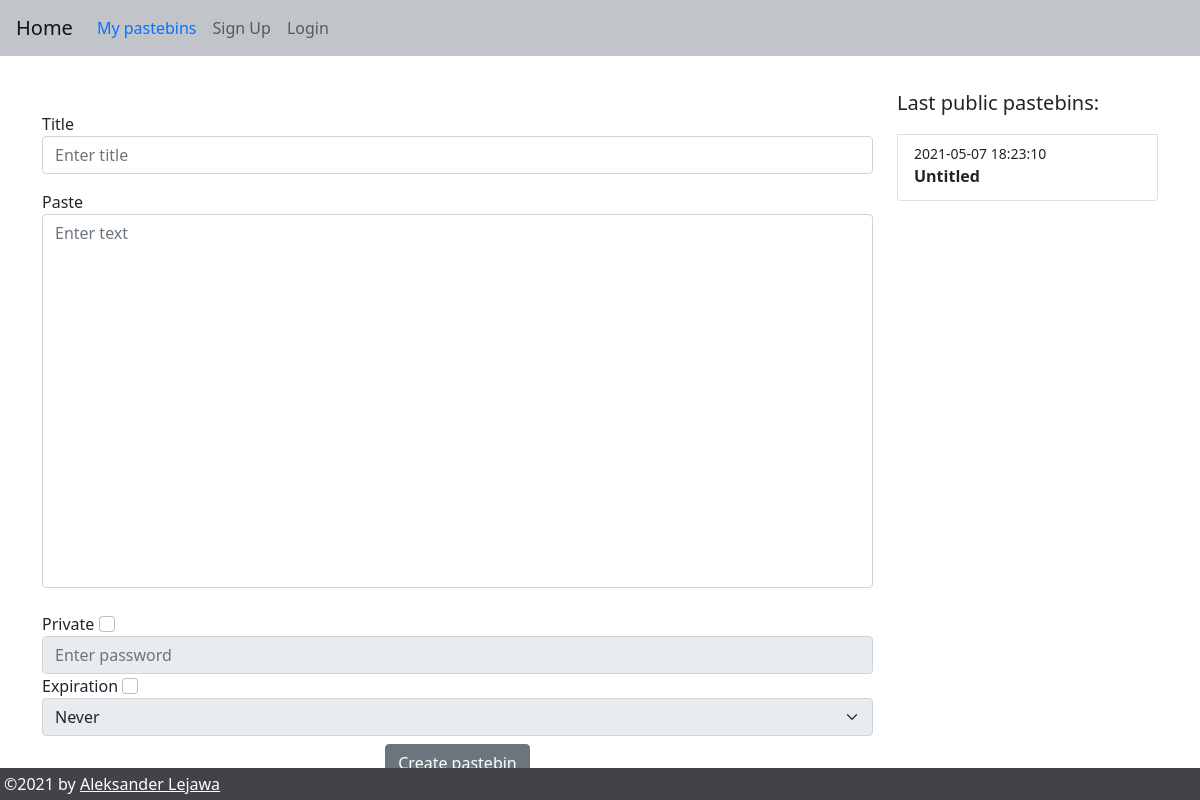
Before: / with the older database file.
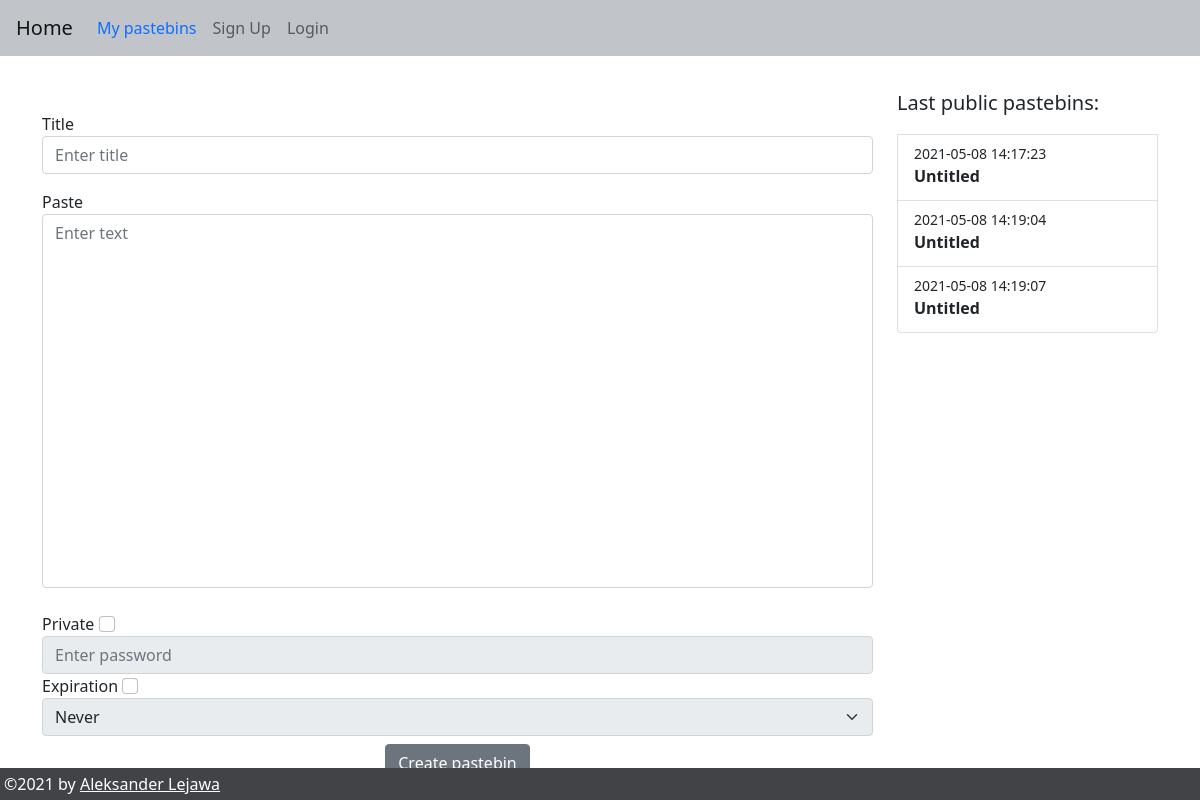
After: the same page with the newer database file.
### web/models/pastebin.py (models this page shows, shortened)
class Pastebin(db.Model):
    id = db.Column(db.Integer, primary_key=True)
    title = db.Column(db.String(150), default="Untitled")
    content = db.Column(db.String(6000000))
    link = db.Column(db.String(150), unique=True)
    date = db.Column(db.DateTime(timezone=True), default=func.now())
    expire_date = db.Column(db.DateTime(timezone=True))
    password = db.Column(db.String(150))
    user_id = db.Column(db.Integer, db.ForeignKey("user.id"))
    def is_expired(self):
        if self.expire_date is not None:
            if datetime.utcnow() > self.expire_date:
                db.session.delete(self)
                db.session.commit()
                return True
            else:
                return False
        else:
            return False

### web/blueprints/pastebin_view.py (the view, shortened to what this page needs)
@pastebin_view.route("/", methods=["GET", "POST"])
def home():
   return render_template("home.html", user=current_user, public_pastebins=get_public_pastebins())

### web/blueprints/pastebin_view.py (called while the page is built)
def get_public_pastebins():
   pastebins = Pastebin.query.filter_by(password=None).all()[-10:]
   for pastebin in pastebins:
      pastebin.is_expired()
   return pastebins

### web/templates/home.html (shortened to what this page needs)
{% extends "base.html" %}
{% block content%}
<div class="row">
  <div class="col-9">
    <form method="POST">
      <div class="form-group mt-5">
        <label for="title">Title</label>
        <input type="text" class="form-control" id="title" name="title" placeholder="Enter title" />
      </div>
      <label for="pastebin" class="mt-3">Paste</label>
      <textarea rows="15" style="height:100%" name="pastebin" id="pastebin" class="form-control"
        placeholder="Enter text"></textarea>
      <br />
      <label for="private">Private</label>
      <input class="form-check-input" type="checkbox" id="private" name="private" value="True">
      <input type="text" class="form-control" id="password" name="password" placeholder="Enter password" disabled />
      <label for="expire">Expiration</label>
      <input class="form-check-input" type="checkbox" id="expire" name="expire" value="True">
      <select class="form-select" id="expire_select" name="expire_select" disabled>
        <option value="never">Never</option>
      </select>
      <div id="create_pastebin_btn">
        <button type="submit" class="btn btn-secondary mt-2 mb-2">Create pastebin</button>
      </div>
    </form>
  </div>
  <div class="col mt-4">
    <div class="list-group">
      <p class="lead">Last public pastebins:</p>
      {% for pastebin in public_pastebins %}
      <a href="{{pastebin.link}}" class="list-group-item list-group-item-action">
        <div class="d-flex w-100 justify-content-between">
          <small>{{ pastebin.date.replace(microsecond=0) }}</small>
        </div>
        <p class="mb-1"><b>{{ pastebin.title if pastebin.title|length < 10 else pastebin.title[:10] + "..."}}</b></p>
      </a>
      {% endfor %}
    </div>
  </div>
</div>
{% endblock %}

### web/templates/base.html (shortened to what this page needs)
<!DOCTYPE html>
<html>
<head>
  <link href="https://cdn.jsdelivr.net/npm/bootstrap@5.0.0/dist/css/bootstrap.min.css" rel="stylesheet"
>
  <link rel="stylesheet" type="text/css" href="{{ url_for('static',filename='css/style.css') }}">
</head>
<body>
  <nav class="navbar navbar-expand-lg navbar navbar-light">
    <a class="navbar-brand ms-3" href="/">Home</a>
    <div class="collapse navbar-collapse" id="navbar">
      <div class="navbar-nav">
        <a class="nav-item nav-link text-primary" id="user" href="/user">My pastebins</a>
        {% if user.is_authenticated %}
        <a class="nav-item nav-link" id="logout" href="/logout">Logout</a>
        {% else %}
        <a class="nav-item nav-link" id="signup" href="/sign-up">Sign Up</a>
        <a class="nav-item nav-link" id="login" href="/login">Login</a>
        {% endif %}
      </div>
    </div>
  </nav>
  <div class="container mt-2">{% block content %} {% endblock %}</div>
  <footer class="bg-dark text-white">
    <div class="text-left p-1" id="footer">
      ©2021 by <a class="text-white" href="https://github.com/syqu22">Aleksander Lejawa</a>
    </div>
  </footer>
</body>
</html>

### web/static/css/style.css (style rules this page uses)
textarea { resize: none; }
.navbar { background-color: #c1c5c9; }
#footer { background-color: rgba(196, 186, 186, 0.2); }
#create_pastebin_btn { text-align: center; }
footer { position: fixed; bottom: 0; width: 100%; }

Changed rows visible on the page:
changed Pastebin (number 1 of 3 on the later page): date.replace "2021-05-07 18:23:10" → "2021-05-08 14:17:23"
added Pastebin: date.replace "2021-05-08 14:19:04", title "Untitled"
added Pastebin: date.replace "2021-05-08 14:19:07", title "Untitled"
